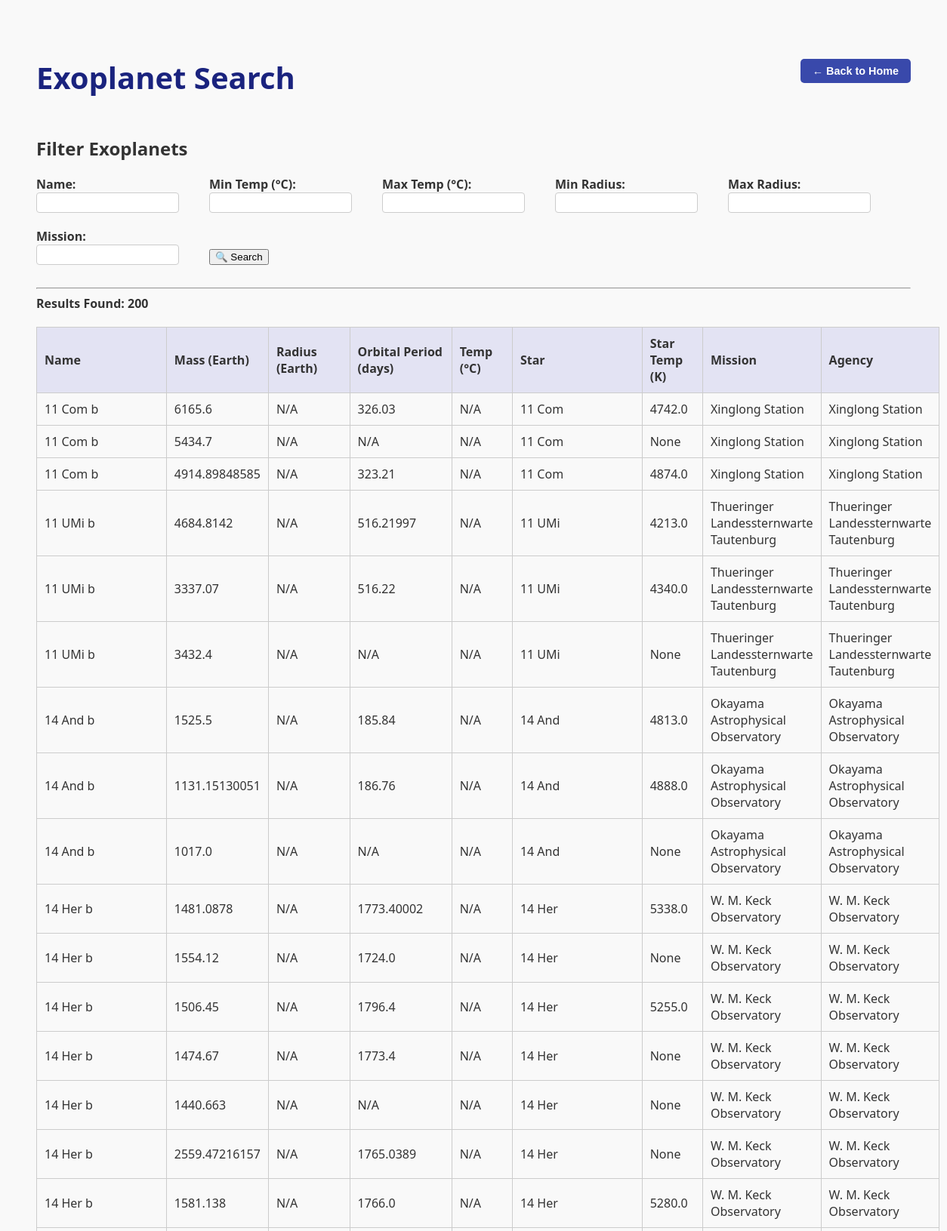
The app's page /planets (upper part) with its own data.
### app/models.py (models this page shows)
class Planet(db.Model):
    planet_id = db.Column(db.Integer, primary_key=True) # Planet id – Primary key (Integer)
    name = db.Column(db.String(100)) # Name – name of the planet (String)
    mass = db.Column(db.Float) # Mass – mass in kilograms (Float)
    radius = db.Column(db.Float) # Radius – radius in kilometers (Float)
    distance_from_star = db.Column(db.Float) # Distance from Star – distance from the star in astronomical units (Float)
    orbital_period = db.Column(db.Float) # Orbital Period – time taken to complete one orbit in Earth days (Float)
    rotational_period = db.Column(db.Float) # Rotational Period – time taken to complete one rotation in Earth hours (Float)
    atmosphere_composition = db.Column(db.String(255)) # Atmosphere Composition – composition of the atmosphere (String)
    surface_temperature = db.Column(db.Float) # Surface Temperature – temperature in Celsius (Float)
    star_id = db.Column(db.Integer, db.ForeignKey('star.star_id')) # Foreign key linking to a star -> Each planet belongs to one star.
    mission_id = db.Column(db.Integer, db.ForeignKey('missions.mission_id')) # Foreign key linking to a mission -> Each planet can be linked to one mission.
    habitability = db.relationship('Habitability', backref='planet', uselist=False) # Relationship to Habitability model

class Star(db.Model):
    star_id = db.Column(db.Integer, primary_key=True) # Star id – Primary key (Integer)
    name = db.Column(db.String(100)) # Name – name of the star (String)
    spectral_type = db.Column(db.String(20)) # Spectral Type – Classification based on its temperature (String)
    temperature = db.Column(db.Float) # Temperature – surface temperature in Kelvin (Float)
    mass = db.Column(db.Float) # Mass – mass in solar masses (Float)
    luminosity = db.Column(db.Float) # Luminosity – luminosity in solar luminosities (Float)
    age = db.Column(db.Float) # Age – age in billions of years (Float)
    system_id = db.Column(db.Integer, db.ForeignKey('star_system.system_id')) # Foreign key linking to a star_system -> Each star belongs to one system.
    planets = db.relationship('Planet', backref='star', lazy=True) # Relationship to Planet model

class Missions(db.Model):
    mission_id = db.Column(db.Integer, primary_key=True) # Mission id – Primary key (Integer)
    name = db.Column(db.String(100), nullable=False) # Name – name of the mission
    num_planets_found = db.Column(db.Integer, nullable=False) # Number of planets found – number of planets found by the mission (Integer)
    launch_year = db.Column(db.Integer, nullable=False) # Launch Year – Yeah of launch (Integer)
    agency = db.Column(db.String(100), nullable=False) # Agency – name of the agency (String)
    planets = db.relationship('Planet', backref='mission', lazy=True)

### app/routes.py (the view)
@main.route('/planets')
def planets():
    name_query = request.args.get('name')
    min_temp = request.args.get('min_temp', type=float)
    max_temp = request.args.get('max_temp', type=float)
    min_radius = request.args.get('min_radius', type=float)
    max_radius = request.args.get('max_radius', type=float)
    mission_query = request.args.get('mission')
    query = Planet.query.options(
        joinedload(Planet.star),
        joinedload(Planet.mission)
    )
    if name_query:
        query = query.filter(Planet.name.ilike(f"%{name_query}%"))
    if min_temp is not None:
        query = query.filter(Planet.surface_temperature >= min_temp)
    if max_temp is not None:
        query = query.filter(Planet.surface_temperature <= max_temp)
    if min_radius is not None:
        query = query.filter(Planet.radius >= min_radius)
    if max_radius is not None:
        query = query.filter(Planet.radius <= max_radius)
    if mission_query:
        query = query.join(Planet.mission).filter(Missions.name.ilike(f"%{mission_query}%"))
    planets = query.limit(200).all()
    return render_template('planets.html', planets=planets)

### app/templates/planets.html (shortened to what this page needs)
<!DOCTYPE html>
<html lang="en">
<head>
</head>
<body>
    <div class="header-bar">
        <h1>Exoplanet Search</h1>
        <a href="/"><button>← Back to Home</button></a>
    </div>
    <h2>Filter Exoplanets</h2>
<form method="get" action="/planets" style="margin-bottom: 30px;">
    <div style="display: flex; flex-wrap: wrap; gap: 20px; align-items: flex-end;">
        <div style="display: flex; flex-direction: column;">
            <label for="name">Name:</label>
            <input type="text" id="name" name="name">
        </div>
        <div style="display: flex; flex-direction: column;">
            <label for="min_temp">Min Temp (°C):</label>
            <input type="number" id="min_temp" name="min_temp" step="any">
        </div>
        <div style="display: flex; flex-direction: column;">
            <label for="max_temp">Max Temp (°C):</label>
            <input type="number" id="max_temp" name="max_temp" step="any">
        </div>
        <div style="display: flex; flex-direction: column;">
            <label for="min_radius">Min Radius:</label>
            <input type="number" id="min_radius" name="min_radius" step="any">
        </div>
        <div style="display: flex; flex-direction: column;">
            <label for="max_radius">Max Radius:</label>
            <input type="number" id="max_radius" name="max_radius" step="any">
        </div>
        <div style="display: flex; flex-direction: column;">
            <label for="mission">Mission:</label>
            <input type="text" id="mission" name="mission">
        </div>
        <div>
            <button type="submit" style="margin-top: 24px;">🔍 Search</button>
        </div>
    </div>
</form>
    <hr>
    <div class="results-count">
        Results Found: {{ planets|length }}
    </div>
    <table>
        <tr>
            <th>Name</th>
            <th>Mass (Earth)</th>
            <th>Radius (Earth)</th>
            <th>Orbital Period (days)</th>
            <th>Temp (°C)</th>
            <th>Star</th>
            <th>Star Temp (K)</th>
            <th>Mission</th>
            <th>Agency</th>
        </tr>
        {% for planet in planets %}
        <tr>
            <td>{{ planet.name }}</td>
            <td>{{ planet.mass or "N/A" }}</td>
            <td>{{ planet.radius or "N/A" }}</td>
            <td>{{ planet.orbital_period or "N/A" }}</td>
            <td>{{ planet.surface_temperature or "N/A" }}</td>
            <td>{{ planet.star.name if planet.star else "N/A" }}</td>
            <td>{{ planet.star.temperature if planet.star else "N/A" }}</td>
            <td>{{ planet.mission.name if planet.mission else "N/A" }}</td>
            <td>{{ planet.mission.agency if planet.mission else "N/A" }}</td>
        </tr>
        {% endfor %}
    </table>
</body>
</html>

### app/templates/planets.html (style rules this page uses)
body { font-family: 'Segoe UI', Tahoma, Geneva, Verdana, sans-serif; background-color: #f9f9f9; color: #333; padding: 40px; }
h1 { font-size: 2.5em; color: #1a237e; margin-bottom: 10px; }
h2 { color: #333; margin-top: 40px; }
a button { padding: 8px 16px; font-size: 0.9em; font-weight: bold; border: none; border-radius: 5px; background-color: #3949ab; color: white; cursor: pointer; transition: background-color 0.2s ease-in-out; }
form label { margin-right: 10px; font-weight: bold; }
input { margin-right: 20px; padding: 5px; border: 1px solid #ccc; border-radius: 4px; }
form { margin-bottom: 30px; }
table { border-collapse: collapse; width: 100%; margin-top: 20px; }
th, td { border: 1px solid #ccc; padding: 10px; text-align: left; }
th { background-color: #e3e3f3; }
.header-bar { display: flex; justify-content: space-between; align-items: center; }
.results-count { font-weight: bold; margin-bottom: 10px; }

### records on screen
Planet: name "11 Com b", mass "6165.6", radius "N/A", orbital_period "326.03", surface_temperature "N/A", star "11 Com", star "4742.0", mission "Xinglong Station"
Planet: name "11 Com b", mass "5434.7", radius "N/A", orbital_period "N/A", surface_temperature "N/A", star "11 Com", star "None", mission "Xinglong Station"
Planet: name "11 Com b", mass "4914.89848585", radius "N/A", orbital_period "323.21", surface_temperature "N/A", star "11 Com", star "4874.0", mission "Xinglong Station"
Planet: name "11 UMi b", mass "4684.8142", radius "N/A", orbital_period "516.21997", surface_temperature "N/A", star "11 UMi", star "4213.0", mission "Thueringer Landessternwarte Tautenburg"
Planet: name "11 UMi b", mass "3337.07", radius "N/A", orbital_period "516.22", surface_temperature "N/A", star "11 UMi", star "4340.0", mission "Thueringer Landessternwarte Tautenburg"
Planet: name "11 UMi b", mass "3432.4", radius "N/A", orbital_period "N/A", surface_temperature "N/A", star "11 UMi", star "None", mission "Thueringer Landessternwarte Tautenburg"
Planet: name "14 And b", mass "1525.5", radius "N/A", orbital_period "185.84", surface_temperature "N/A", star "14 And", star "4813.0", mission "Okayama Astrophysical Observatory"
Planet: name "14 And b", mass "1131.15130051", radius "N/A", orbital_period "186.76", surface_temperature "N/A", star "14 And", star "4888.0", mission "Okayama Astrophysical Observatory"
Planet: name "14 And b", mass "1017.0", radius "N/A", orbital_period "N/A", surface_temperature "N/A", star "14 And", star "None", mission "Okayama Astrophysical Observatory"
Planet: name "14 Her b", mass "1481.0878", radius "N/A", orbital_period "1773.40002", surface_temperature "N/A", star "14 Her", star "5338.0", mission "W. M. Keck Observatory"
Planet: name "14 Her b", mass "1554.12", radius "N/A", orbital_period "1724.0", surface_temperature "N/A", star "14 Her", star "None", mission "W. M. Keck Observatory"
Planet: name "14 Her b", mass "1506.45", radius "N/A", orbital_period "1796.4", surface_temperature "N/A", star "14 Her", star "5255.0", mission "W. M. Keck Observatory"
Planet: name "14 Her b", mass "1474.67", radius "N/A", orbital_period "1773.4", surface_temperature "N/A", star "14 Her", star "None", mission "W. M. Keck Observatory"
Planet: name "14 Her b", mass "1440.663", radius "N/A", orbital_period "N/A", surface_temperature "N/A", star "14 Her", star "None", mission "W. M. Keck Observatory"
Planet: name "14 Her b", mass "2559.47216157", radius "N/A", orbital_period "1765.0389", surface_temperature "N/A", star "14 Her", star "None", mission "W. M. Keck Observatory"
Planet: name "14 Her b", mass "1581.138", radius "N/A", orbital_period "1766.0", surface_temperature "N/A", star "14 Her", star "5280.0", mission "W. M. Keck Observatory"

### other values on screen
{{ planets|length }} "200"
